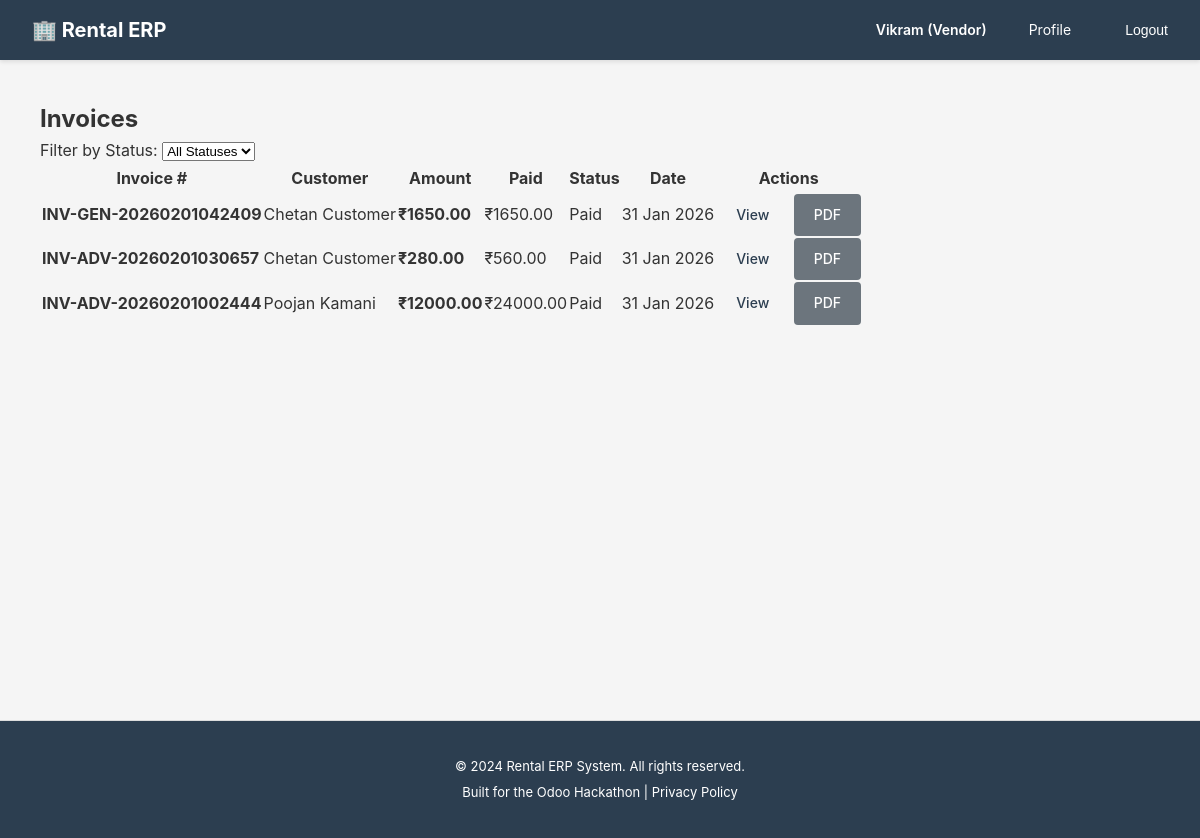
The app's page /billing/invoices/ (signed in), older data.
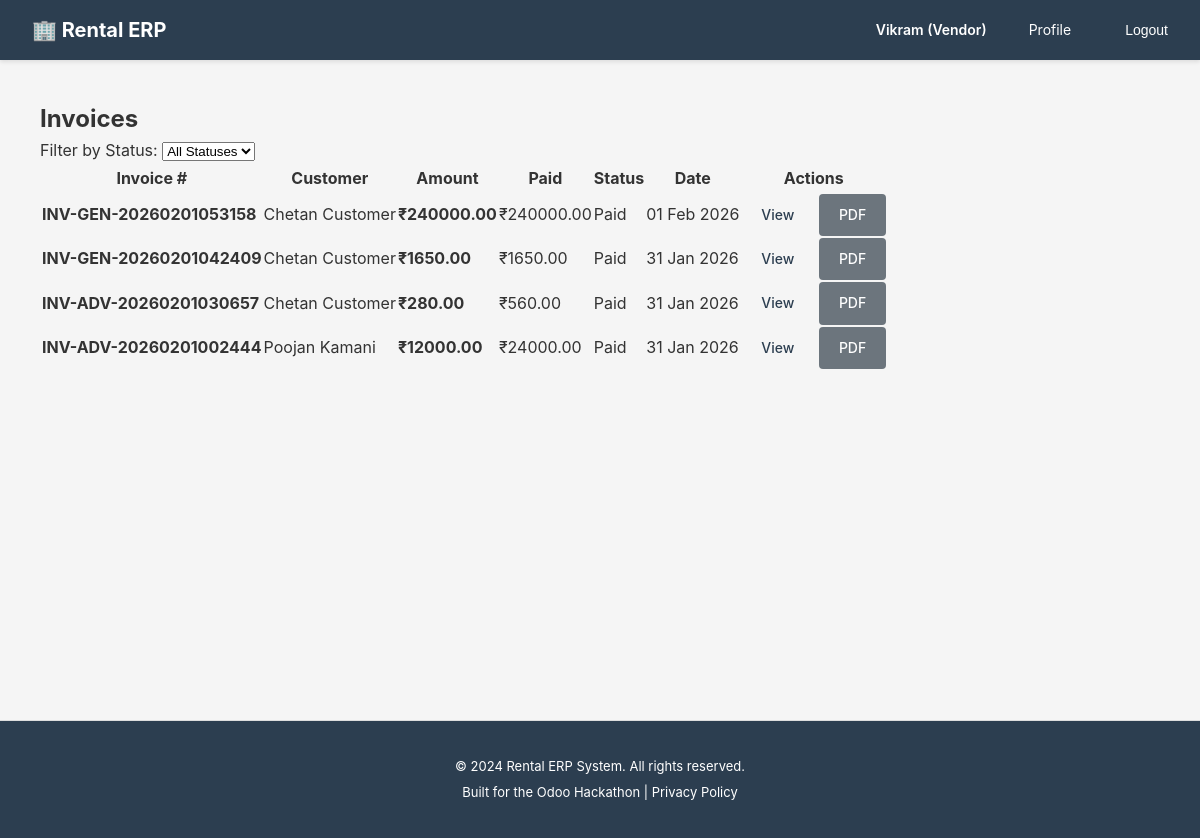
The same page, newer data.
### billing/models.py (models this page shows, shortened)
class Invoice(models.Model):
    STATUS_CHOICES = [
        ('draft', 'Draft'),           # Being prepared, not sent to customer
        ('sent', 'Sent'),             # Sent to customer, awaiting payment
        ('partially_paid', 'Partially Paid'),  # Some payment received
        ('paid', 'Paid'),             # Fully paid
        ('overdue', 'Overdue'),       # Payment deadline passed
        ('cancelled', 'Cancelled'),   # Invoice voided
    ]
    PAYMENT_TERM_CHOICES = [
        ('immediate', 'Immediate'),       # Pay before pickup
        ('on_delivery', 'On Delivery'),   # Pay at pickup
        ('net_7', 'Net 7 Days'),          # Pay within 7 days
        ('net_15', 'Net 15 Days'),
        ('net_30', 'Net 30 Days'),
        ('on_return', 'On Return'),       # Pay after return
    ]
    invoice_number = models.CharField(
        max_length=50,
        unique=True,
        help_text="Auto-generated invoice ID (e.g., INV-2026-0001)"
    )
    rental_order = models.ForeignKey(
        'rentals.RentalOrder',
        on_delete=models.CASCADE,
        related_name='invoices',
        help_text="Rental order being invoiced"
    )
    customer = models.ForeignKey(
        settings.AUTH_USER_MODEL,
        on_delete=models.CASCADE,
        related_name='invoices',
        limit_choices_to={'role': 'customer'},
        help_text="Customer being billed"
    )
    vendor = models.ForeignKey(
        settings.AUTH_USER_MODEL,
        on_delete=models.CASCADE,
        related_name='vendor_invoices',
        limit_choices_to={'role': 'vendor'},
        help_text="Vendor issuing the invoice"
    )
    status = models.CharField(
        max_length=20,
        choices=STATUS_CHOICES,
        default='draft',
        help_text="Invoice lifecycle stage"
    )
    invoice_date = models.DateField(
        help_text="Invoice issue date"
    )
    due_date = models.DateField(
        help_text="Payment deadline"
    )
    payment_terms = models.CharField(
        max_length=20,
        choices=PAYMENT_TERM_CHOICES,
        default='immediate',
        help_text="When payment is expected"
    )
    billing_name = models.CharField(
        max_length=255,
        help_text="Customer's company name for invoice"
    )
    billing_gstin = models.CharField(
        max_length=15,
        help_text="Customer's GSTIN for GST compliance"
    )
    billing_address = models.TextField(
        help_text="Customer's billing address"
    )
    billing_state = models.CharField(
        max_length=100,
        help_text="State for GST calculation (intra-state vs inter-state)"
    )
    vendor_name = models.CharField(
        max_length=255,
        help_text="Vendor's company name"
    )
    vendor_gstin = models.CharField(
        max_length=15,
        help_text="Vendor's GSTIN"
    )
    vendor_address = models.TextField(
        help_text="Vendor's business address"
    )
    vendor_state = models.CharField(
        max_length=100,
        help_text="Vendor's state (for GST type determination)"
    )
    subtotal = models.DecimalField(
        max_digits=12,
        decimal_places=2,
        default=Decimal('0.00'),
        help_text="Sum of all invoice lines before tax/discount"
    )
    discount_amount = models.DecimalField(
        max_digits=12,
        decimal_places=2,
        default=Decimal('0.00'),
        help_text="Discount applied"
    )
    is_intrastate = models.BooleanField(
        default=True,
        help_text="Same state transaction (CGST+SGST) or inter-state (IGST)"
    )
    cgst_rate = models.DecimalField(
        max_digits=5,
        decimal_places=2,
        default=9.00,
        help_text="Central GST rate % (typically 9% for 18% total GST)"
    )
    sgst_rate = models.DecimalField(
        max_digits=5,
        decimal_places=2,
        default=9.00,
        help_text="State GST rate % (typically 9% for 18% total GST)"
    )
    igst_rate = models.DecimalField(
        max_digits=5,
        decimal_places=2,
        default=18.00,
        help_text="Integrated GST rate % (for inter-state)"
    )
    cgst_amount = models.DecimalField(
        max_digits=12,
        decimal_places=2,
        default=Decimal('0.00'),
        help_text="Central GST amount (intra-state only)"
    )
    sgst_amount = models.DecimalField(
        max_digits=12,
        decimal_places=2,
        default=Decimal('0.00'),
        help_text="State GST amount (intra-state only)"
    )
    igst_amount = models.DecimalField(
        max_digits=12,
        decimal_places=2,
        default=Decimal('0.00'),
        help_text="Integrated GST amount (inter-state only)"
    )
    tax_amount = models.DecimalField(
        max_digits=12,
        decimal_places=2,
        default=Decimal('0.00'),
        help_text="Total tax (CGST+SGST or IGST)"
    )
    late_fee = models.DecimalField(
        max_digits=12,
        decimal_places=2,
        default=Decimal('0.00'),
        help_text="Late return penalties"
    )
    damage_charges = models.DecimalField(
        max_digits=12,
        decimal_places=2,
        default=Decimal('0.00'),
        help_text="Equipment damage costs"
    )
    other_charges = models.DecimalField(
        max_digits=12,
        decimal_places=2,
        default=Decimal('0.00'),
        help_text="Miscellaneous charges (delivery, packaging, etc.)"
    )
    total = models.DecimalField(
        max_digits=12,
        decimal_places=2,
        default=Decimal('0.00'),
        help_text="Final invoice total (subtotal - discount + tax + fees)"
    )
    paid_amount = models.DecimalField(
        max_digits=12,
        decimal_places=2,
        default=Decimal('0.00'),
        help_text="Amount paid so far"
    )
    balance_due = models.DecimalField(
        max_digits=12,
        decimal_places=2,
        default=Decimal('0.00'),
        help_text="Remaining amount to be paid"
    )
    deposit_collected = models.DecimalField(
        max_digits=12,
        decimal_places=2,
        default=Decimal('0.00'),
        help_text="Security deposit collected upfront"
    )
    deposit_refunded = models.DecimalField(
        max_digits=12,
        decimal_places=2,
        default=Decimal('0.00'),
        help_text="Deposit returned after successful return"
    )
    notes = models.TextField(
        blank=True,
        null=True,
        help_text="Internal notes or special instructions"
    )
    customer_notes = models.TextField(
        blank=True,
        null=True,
        help_text="Notes visible to customer on invoice"
    )
    created_at = models.DateTimeField(auto_now_add=True)
    updated_at = models.DateTimeField(auto_now=True)
    sent_at = models.DateTimeField(
        blank=True,
        null=True,
        help_text="When invoice was sent to customer"
    )
    paid_at = models.DateTimeField(
        blank=True,
        null=True,
        help_text="When invoice was fully paid"
    )
    class Meta:
        db_table = 'invoices'
        verbose_name = 'Invoice'
        verbose_name_plural = 'Invoices'
        ordering = ['-invoice_date', '-created_at']
        indexes = [
            models.Index(fields=['customer', 'status']),
            models.Index(fields=['vendor', 'status']),
            models.Index(fields=['invoice_number']),
            models.Index(fields=['due_date', 'status']),
        ]

### accounts/models.py (models this page shows, shortened)
class User(AbstractUser):
    ROLE_CHOICES = [
        ('customer', 'Customer'),  # End-user who rents products
        ('vendor', 'Vendor'),      # Business user who owns rental products
        ('admin', 'Admin'),        # System administrator with full access
    ]
    email = models.EmailField(
        unique=True,
        validators=[EmailValidator()],
        help_text="Used for login and notifications"
    )
    role = models.CharField(
        max_length=20,
        choices=ROLE_CHOICES,
        default='customer',
        help_text="Determines user's permissions and accessible features"
    )
    phone = models.CharField(
        max_length=15,
        blank=True,
        null=True,
        validators=[
            RegexValidator(
                regex=r'^\+?1?\d{9,15}$',
                message="Phone number must be entered in the format: '+999999999'. Up to 15 digits allowed."
            )
        ],
        help_text="Contact number for order notifications and support"
    )
    is_verified = models.BooleanField(
        default=False,
        help_text="Email verification status for security"
    )
    totp_secret = models.CharField(
        max_length=32,
        blank=True,
        null=True,
        help_text="TOTP secret key for 2FA (encrypted)"
    )
    totp_enabled = models.BooleanField(
        default=False,
        help_text="Whether TOTP 2FA is enabled for this user"
    )
    created_at = models.DateTimeField(auto_now_add=True)
    updated_at = models.DateTimeField(auto_now=True)
    @property
    def phone_number(self):
        """Property alias for backward compatibility with older view/form code"""
        return self.phone
    USERNAME_FIELD = 'email'
    REQUIRED_FIELDS = ['username', 'first_name', 'last_name']
    class Meta:
        db_table = 'users'
        verbose_name = 'User'
        verbose_name_plural = 'Users'
        ordering = ['-created_at']

### billing/views.py (the view)
# urls.py: path('invoices/', views.invoice_list, name='invoice_list'),
@login_required
@require_http_methods(["GET"])
def invoice_list(request):
    if request.user.role == 'customer':
        invoices = Invoice.objects.filter(customer=request.user).order_by('-created_at')
    elif request.user.role == 'vendor':
        invoices = Invoice.objects.filter(vendor=request.user).order_by('-created_at')
    elif request.user.is_staff:
        invoices = Invoice.objects.all().order_by('-created_at')
    else:
        return HttpResponseForbidden('You do not have access to invoices.')
    status = request.GET.get('status')
    if status:
        invoices = invoices.filter(status=status)
    return render(request, 'billing/invoice_list.html', {
        'invoices': invoices,
        'status': status,
    })

### rental_erp/compliance.py (called while the page is built)
    def process_request(self, request):
        if not request.user.is_authenticated:
            return None
        if request.method == 'GET':
            path_lower = request.path.lower()
            for model in self.PERSONAL_DATA_MODELS:
                if model in path_lower:
                    self._log_data_access(request, model)
                    break
        return None

    def _log_data_access(self, request, model_name):
        try:
            x_forwarded_for = request.META.get('HTTP_X_FORWARDED_FOR')
            ip = x_forwarded_for.split(',')[0] if x_forwarded_for else request.META.get('REMOTE_ADDR')
            AuditLog.objects.create(
                user=request.user,
                action_type='access',
                model_name=model_name,
                description=f'Data access: {request.path}',
                ip_address=ip,
                user_agent=request.META.get('HTTP_USER_AGENT', ''),
                session_key=request.session.session_key if hasattr(request, 'session') else None,
            )
        except Exception as e:
            logger.error(f'Data access logging failed: {str(e)}')

### templates/billing/invoice_list.html (shortened to what this page needs)
{% extends "base.html" %}
{% load static %}
{% block content %}
<div class="container mt-4">
    <div class="row mb-4">
        <div class="col-md-8">
            <h2>Invoices</h2>
        </div>
    </div>
    <div class="row mb-3">
        <div class="col-md-6">
            <div class="input-group">
                <span class="input-group-text">Filter by Status:</span>
                <select class="form-select" id="invoice-status-filter" data-base-url="{% url 'billing:invoice_list' %}">
                    <option value="">All Statuses</option>
                </select>
            </div>
        </div>
    </div>
    {% if invoices %}
    <div class="table-responsive">
        <table class="table table-hover">
            <thead class="table-light">
                <tr>
                    <th>Invoice #</th>
                    <th>Customer</th>
                    <th>Amount</th>
                    <th>Paid</th>
                    <th>Status</th>
                    <th>Date</th>
                    <th>Actions</th>
                </tr>
            </thead>
            <tbody>
                {% for invoice in invoices %}
                <tr>
                    <td>
                        <strong>{{ invoice.invoice_number }}</strong>
                    </td>
                    <td>{{ invoice.customer.get_full_name }}</td>
                    <td>
                        <strong>₹{{ invoice.total|floatformat:2 }}</strong>
                    </td>
                    <td>
                        ₹{{ invoice.paid_amount|floatformat:2 }}
                    </td>
                    <td>
                        {% if invoice.status == 'draft' %}
                            <span class="badge bg-secondary">Draft</span>
                        {% elif invoice.status == 'sent' %}
                            <span class="badge bg-info">Sent</span>
                        {% elif invoice.status == 'partial' %}
                            <span class="badge bg-warning">Partial</span>
                        {% elif invoice.status == 'paid' %}
                            <span class="badge bg-success">Paid</span>
                        {% elif invoice.status == 'overdue' %}
                            <span class="badge bg-danger">Overdue</span>
                        {% endif %}
                    </td>
                    <td>{{ invoice.invoice_date|date:"d M Y" }}</td>
                    <td>
                        <a href="{% url 'billing:invoice_detail' invoice.id %}" class="btn btn-sm btn-info">
                             View
                        </a>
                        <a href="{% url 'billing:download_pdf' invoice.id %}" class="btn btn-sm btn-secondary" target="_blank">
                             PDF
                        </a>
                    </td>
                </tr>
                {% endfor %}
            </tbody>
        </table>
    </div>
    {% else %}
    <div class="alert alert-info">
        <i class="fas fa-info-circle"></i>
        No invoices found.
    </div>
    {% endif %}
</div>
{% endblock %}

Row changes from the older to the newer data that the page shows:
added Invoice: invoice_number "INV-GEN-20260201053158", customer.get_full_name "Chetan Customer", total "240000.00", paid_amount "240000.00", status "Paid", invoice_date "01 Feb 2026"
